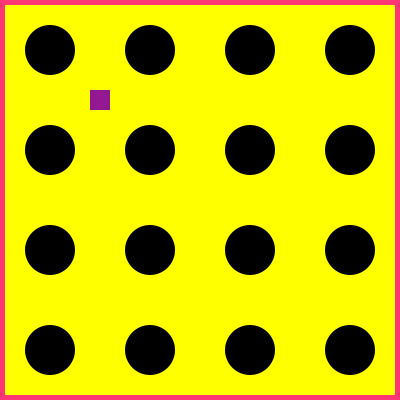
Frame 1 (no input)
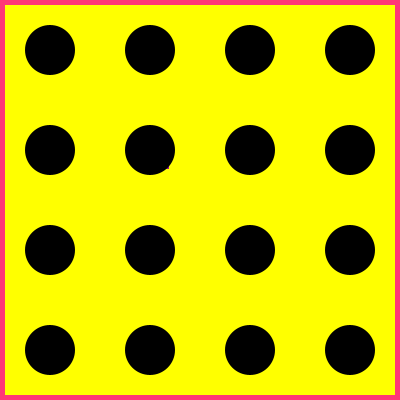
Frame 60 (the mouse pressed at the canvas centre just before this capture)
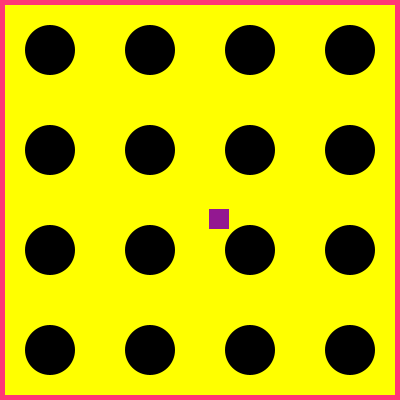
Frame 120 (the mouse held since frame 60 and released just before this capture)

The Processing sketch that drew these frames (run headless with seeded random() and noise(); from frame 60 on, the mouse is pressed at the canvas centre):

// Processing sketch: sketch_240426odev
// ── sketch_240426odev.pde
int x = 100;
int y = 100;
int speed = 1;
int directionX = 0;
int directionY = 0;
int kenar1 = 0;
int kenar2 = 0;
int can = 3;

void setup(){
  size(400, 400);
  fill(#FF3676);
  noStroke();
  rectMode(CENTER);
  rect(200, 200, 400, 400);
}

void draw(){
  background(#FF3676);
  
  fill(255, 255, 0);
  noStroke();
  rectMode(CENTER);
  rect(200, 200, 390, 390);
  
  fill(#931891);
  noStroke();
  rectMode(CENTER);
  rect(x, y, 20, 20);

  
  fill(0);
  for(int i = 50; i <= 450; i += 100){
    for(int j = 50; j <= 450; j += 100)
      ellipse(i, j, 50, 50);
  }
  
  x = x + (speed + directionX);
  y = y + (speed + directionY);
  
  kenar1 = get(x-10, y-10);
  kenar2 = get(x+10, y+10);
  int ksol = get(x-11, y-11);
  int kust = get(x-11, y-11);
  int ksag = get(x-11, y-11);
  int kalt = get(x-11, y-11);
  if( (ksol == -1677216) || (ksag == -1677216) || 
  (kust == -1677216) || (kalt == -1677216)){
    x = 100;
    y = 100;
    directionX = 0;
    directionY = 0;
    can = can -1;
  
  if((kenar1 == -51594) || (kenar2 == -51594)){
    x = 100;
    y = 100;
    directionX = 0;
    directionY = 0;
  
}}}

void keyPressed(){
  if(keyCode == LEFT){
    directionX = -1;
    directionY = 0;
  }
  if(keyCode == RIGHT){
    directionX = 1;
    directionY = 0;
  }
  if(keyCode == DOWN){
    directionX = 0;
    directionY = 1;
  }
  if(keyCode == UP){
    directionX = 0;
    directionY = -1;
  }
  if(keyCode == SHIFT){
    directionX = 0;
    directionY = 0;
  }
}
